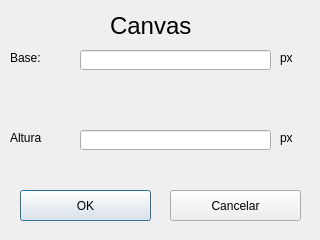
<?xml version="1.0" encoding="UTF-8"?>
<ui version="4.0">
 <class>Dialog</class>
 <widget class="QDialog" name="Dialog">
  <property name="geometry">
   <rect>
    <x>0</x>
    <y>0</y>
    <width>320</width>
    <height>240</height>
   </rect>
  </property>
  <property name="windowTitle">
   <string>Dialog</string>
  </property>
  <widget class="QLabel" name="label">
   <property name="geometry">
    <rect>
     <x>10</x>
     <y>50</y>
     <width>91</width>
     <height>16</height>
    </rect>
   </property>
   <property name="text">
    <string>Base:</string>
   </property>
  </widget>
  <widget class="QLineEdit" name="lineEdit">
   <property name="geometry">
    <rect>
     <x>80</x>
     <y>50</y>
     <width>191</width>
     <height>20</height>
    </rect>
   </property>
  </widget>
  <widget class="QLabel" name="label_2">
   <property name="geometry">
    <rect>
     <x>10</x>
     <y>130</y>
     <width>91</width>
     <height>16</height>
    </rect>
   </property>
   <property name="text">
    <string>Altura</string>
   </property>
  </widget>
  <widget class="QLineEdit" name="lineEdit_2">
   <property name="geometry">
    <rect>
     <x>80</x>
     <y>130</y>
     <width>191</width>
     <height>20</height>
    </rect>
   </property>
  </widget>
  <widget class="QPushButton" name="pushButton">
   <property name="geometry">
    <rect>
     <x>20</x>
     <y>190</y>
     <width>131</width>
     <height>31</height>
    </rect>
   </property>
   <property name="text">
    <string>OK</string>
   </property>
   <property name="autoDefault">
    <bool>true</bool>
   </property>
   <property name="default">
    <bool>true</bool>
   </property>
  </widget>
  <widget class="QPushButton" name="pushButton_2">
   <property name="geometry">
    <rect>
     <x>170</x>
     <y>190</y>
     <width>131</width>
     <height>31</height>
    </rect>
   </property>
   <property name="text">
    <string>Cancelar</string>
   </property>
   <property name="autoDefault">
    <bool>true</bool>
   </property>
   <property name="default">
    <bool>false</bool>
   </property>
  </widget>
  <widget class="QLabel" name="label_3">
   <property name="geometry">
    <rect>
     <x>110</x>
     <y>10</y>
     <width>81</width>
     <height>31</height>
    </rect>
   </property>
   <property name="font">
    <font>
     <pointsize>18</pointsize>
    </font>
   </property>
   <property name="text">
    <string>Canvas</string>
   </property>
   <property name="textFormat">
    <enum>Qt::PlainText</enum>
   </property>
  </widget>
  <widget class="QLabel" name="label_4">
   <property name="geometry">
    <rect>
     <x>280</x>
     <y>50</y>
     <width>21</width>
     <height>16</height>
    </rect>
   </property>
   <property name="text">
    <string>px</string>
   </property>
  </widget>
  <widget class="QLabel" name="label_5">
   <property name="geometry">
    <rect>
     <x>280</x>
     <y>130</y>
     <width>21</width>
     <height>16</height>
    </rect>
   </property>
   <property name="text">
    <string>px</string>
   </property>
  </widget>
 </widget>
 <resources/>
 <connections/>
</ui>
